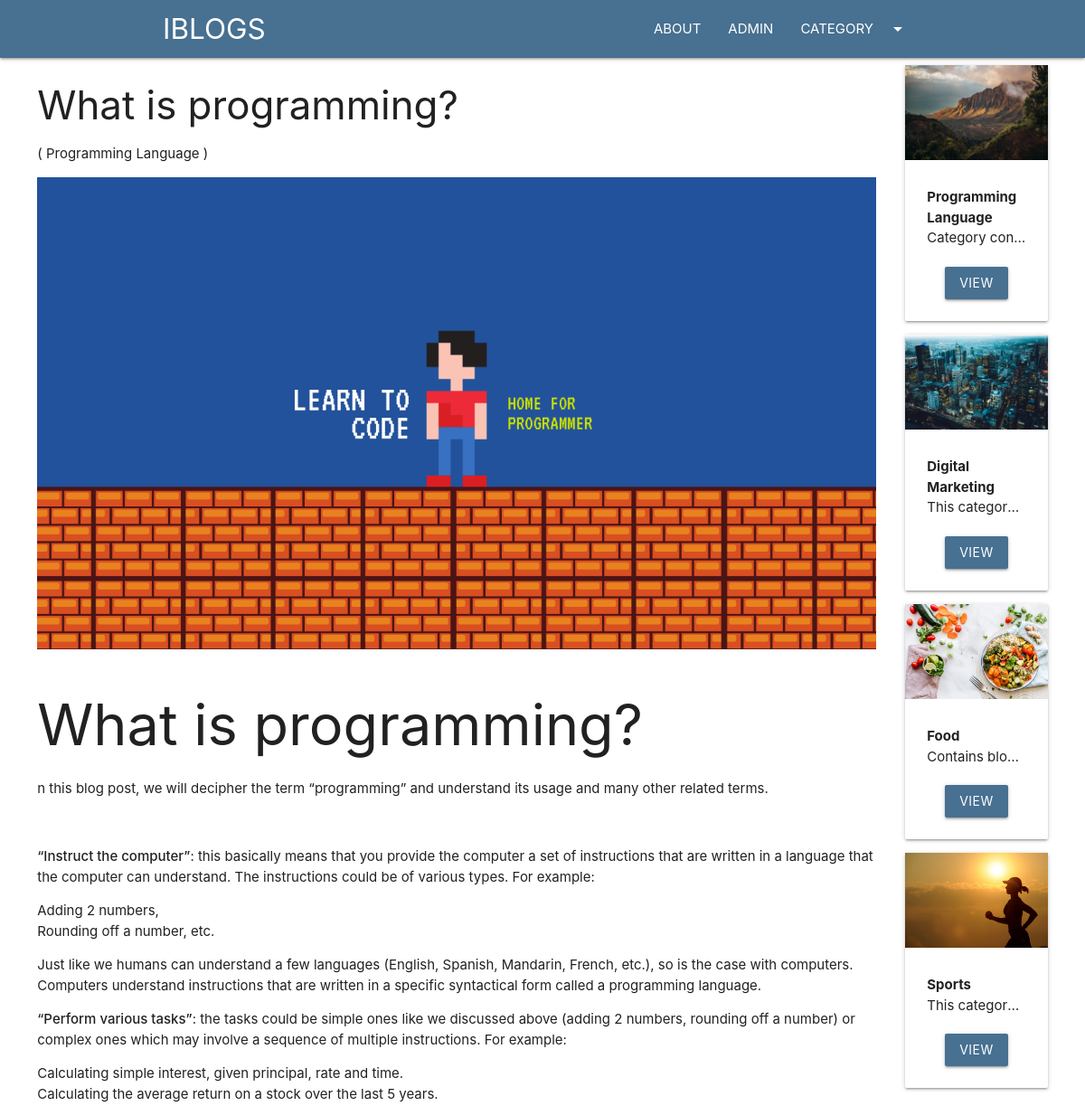
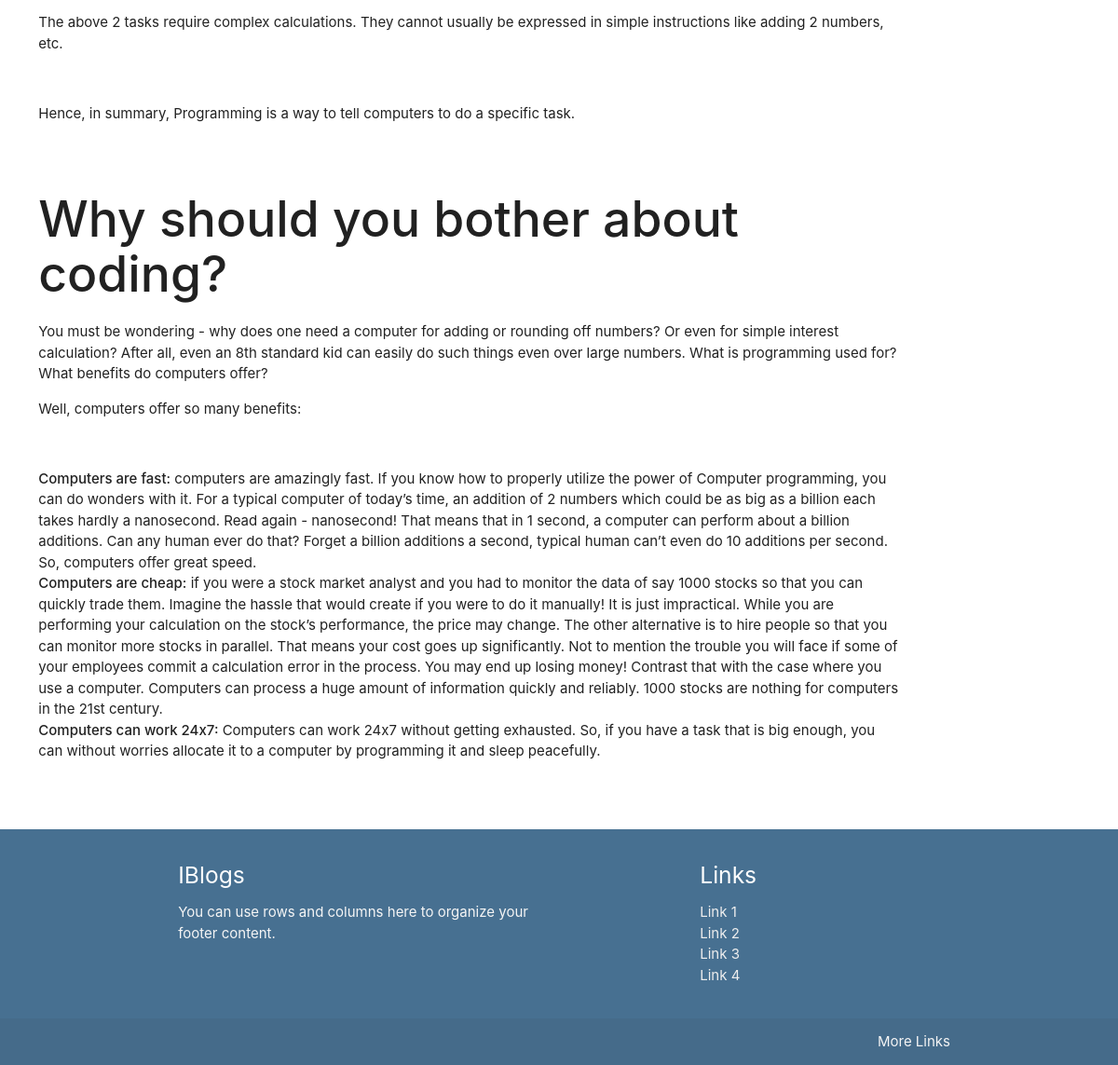
Page /blog/programming on the committed database (2 pictures, top to bottom).
### blog/models.py (models this page shows, shortened)
class Post(models.Model):
    post_id = models.AutoField(primary_key=True)
    title = models.CharField(max_length=200)
    content = models.TextField()
    url = models.CharField(max_length=100)
    cat = models.ForeignKey(Category, on_delete=models.CASCADE)
    image = models.ImageField(upload_to='post/')

class Category(models.Model):
    cat_id = models.AutoField(primary_key=True)
    title = models.CharField(max_length=100)
    description = models.TextField()
    url = models.CharField(max_length=100)
    image = models.ImageField(upload_to='category/')
    add_date = models.DateTimeField(auto_now_add=True, null=True)

### blog/views.py (the view)
# urls.py: path('blog/<slug:url>', post),
def post(request, url):
    post = Post.objects.get(url=url)
    cats = Category.objects.all()
    return render(request, 'posts.html', {'post': post, 'cats': cats})

### template/posts.html (shortened to what this page needs)
{%extends 'base.html' %}
{%block content%}
<div class="container-custom">
    <div class="row">
        <div class="col s12 m10">
            <h3>{{post.title}}</h3>
            <p>( {{post.cat.title}} )</p>
            <img src="/media/{{post.image}}" class="responsive-img" alt="">
            <br>
            <p>
                {{post.content|safe}}
            </p>
        </div>
        <div class="col s12 m2">
            {% for cat in cats %}
            <div class="card item" style="margin-left:10px;">
                <div class="img-container">
                    <img src="/media/{{cat.image}}" class="responsive-img" alt="">
                </div>
                <div class="card-content">
                    <b>
                        {{cat.title}}
                    </b>
                    <p class="truncate">{{cat.description}}</p>
                    <div class="container center-align mt20">
                        <a href="/category/{{cat.url}}" class="btn bg-primary">VIEW</a>
                    </div>
                </div>
            </div>
            {%endfor%}
        </div>
    </div>
</div>
{%endblock%}

### blog/static/css/style.css (style rules this page uses)
.bg-primary { background:#477091!important; }
.mt20 { margin-top:20px; }
.container-custom { width:95%!important; margin:auto; }

### rows in the picture
Post: title "What is programming?", cat "Programming Language", image (picture), content "What is programming? n this blog post, we will decipher the term “programming” and understand its usage and many other related terms. “Instruct the computer” : this basically means that you provide the computer a set of instructions that are written in a language that the computer can understand. The instructions could be of various types. For example: Adding 2 numbers, Rounding off a number, etc. Just like we humans can understand a few languages (English, Spanish, Mandarin, French, etc.), so is the case with computers. Computers understand instructions that are written in a specific syntactical form called a programming language. “Perform various tasks” : the tasks could be simple ones…"
Category: image (picture), title "Programming Language", description "Category con…"
Category: image (picture), title "Digital Marketing", description "This categor…"
Category: image (picture), title "Food", description "Contains blo…"
Category: image (picture), title "Sports", description "This categor…"
